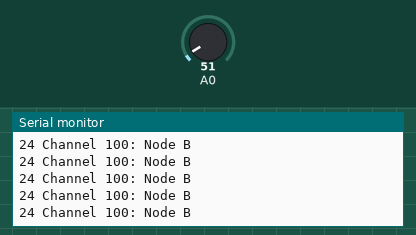
A sketch run on a simulated Arduino Uno, built with avr-gcc and run on an emulated ATmega328P. Parts: the last lines printed to the serial monitor. The inputs (shaded band) are chosen by the test bench; at power-on: A0 = 51. No radio packets arrive unless stated.

Above: at 2.7 s.
2.8 s: A0 set to 23
At 3.4 s:
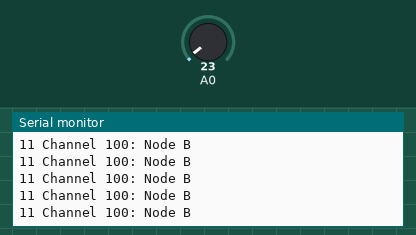
4.3 s: A0 set to 18
At 5.2 s:
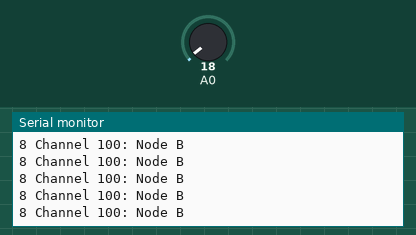
Timing chart, 0 to 7.3 s (numbered marks = the images above; inputs shaded):
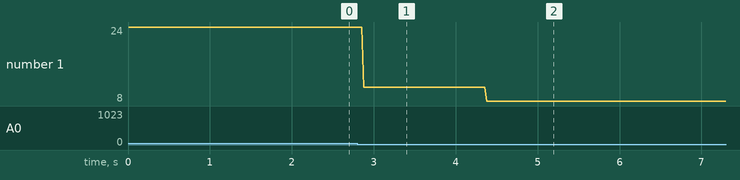

Measured:
- after the input at 2.8 s, the serial monitor: prints a new line after 0.08 s (image 1)
- after the input at 4.3 s, the serial monitor: prints a new line after 0.08 s (image 2)
- plotted number 1: 24 → 11 after the input at 2.8 s, 11 → 8 after the input at 4.3 s

The sketch:

node_transmitlm35b.ino
```cpp
#include <SPI.h>
#include <nRF24L01.h>
#include <RF24.h>
#include "printf.h"
#include <string.h>


RF24 radio(9, 10); // CE, CSN
const byte address[6] = "11111";     //Byte of array representing the address. This is the address where we will send the data. This should be same on the receiving side.
int lm35;
//int button_pin = 2;
//boolean button_state = 0;

void setup() {
//pinMode(button_pin, INPUT);
Serial.begin(9600);
printf_begin();
radio.begin();                  //Starting the Wireless communication
radio.openWritingPipe(address); //Setting the address where we will send the data
radio.setPALevel(RF24_PA_MIN);  //You can set it as minimum or maximum depending on the distance between the transmitter and receiver.
radio.setChannel(100);
//radio.setChannel(105);
radio.stopListening();          //This sets the module as transmitter
radio.printDetails();
}

void loop()
{
  delay(4);
lm35 = analogRead(A0)/ 2.0479;

char text[25];
itoa(lm35, text, 10);
//    const char test[200] = text;
//    Serial.println(text);
const char test[]=" Channel 100: Node B";
    strcat(text,test);
    Serial.println(text);
    radio.write(&text, sizeof(text));                  //Sending the message to receiver
//    delay(5);
}
```
